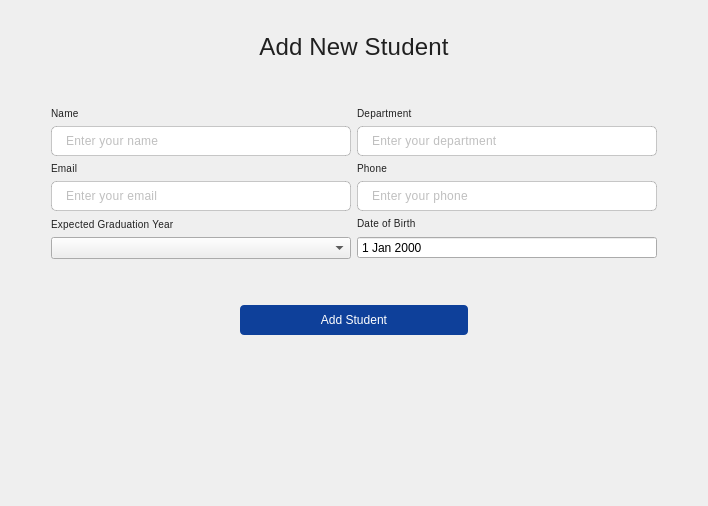
      <widget class="QWidget" name="P3_Students_Add">
       <layout class="QVBoxLayout" name="verticalLayout_26">
        <item>
         <spacer name="verticalSpacer_23">
          <property name="orientation">
           <enum>Qt::Vertical</enum>
          </property>
          <property name="sizeHint" stdset="0">
           <size>
            <width>17</width>
            <height>22</height>
           </size>
          </property>
         </spacer>
        </item>
        <item>
         <layout class="QHBoxLayout" name="horizontalLayout_20">
          <item>
           <spacer name="horizontalSpacer_16">
            <property name="orientation">
             <enum>Qt::Horizontal</enum>
            </property>
            <property name="sizeHint" stdset="0">
             <size>
              <width>40</width>
              <height>20</height>
             </size>
            </property>
           </spacer>
          </item>
          <item>
           <widget class="QLabel" name="label_30">
            <property name="sizePolicy">
             <sizepolicy hsizetype="Fixed" vsizetype="Preferred">
              <horstretch>0</horstretch>
              <verstretch>0</verstretch>
             </sizepolicy>
            </property>
            <property name="styleSheet">
             <string notr="true">font-style: normal;
font-weight: 400;
font-size: 24px;
line-height: 24px;
/* identical to box height, or 100% */

letter-spacing: 0.18px;

/* 00. On Surface / High Emphasis */

color: rgba(0, 0, 0, 0.87);</string>
            </property>
            <property name="text">
             <string>Add New Student</string>
            </property>
            <property name="alignment">
             <set>Qt::AlignCenter</set>
            </property>
           </widget>
          </item>
          <item>
           <spacer name="horizontalSpacer_17">
            <property name="orientation">
             <enum>Qt::Horizontal</enum>
            </property>
            <property name="sizeHint" stdset="0">
             <size>
              <width>40</width>
              <height>20</height>
             </size>
            </property>
           </spacer>
          </item>
         </layout>
        </item>
        <item>
         <spacer name="verticalSpacer_22">
          <property name="orientation">
           <enum>Qt::Vertical</enum>
          </property>
          <property name="sizeType">
           <enum>QSizePolicy::Fixed</enum>
          </property>
          <property name="sizeHint" stdset="0">
           <size>
            <width>20</width>
            <height>40</height>
           </size>
          </property>
         </spacer>
        </item>
        <item>
         <layout class="QHBoxLayout" name="horizontalLayout_18">
          <item>
           <spacer name="horizontalSpacer_11">
            <property name="orientation">
             <enum>Qt::Horizontal</enum>
            </property>
            <property name="sizeHint" stdset="0">
             <size>
              <width>40</width>
              <height>20</height>
             </size>
            </property>
           </spacer>
          </item>
          <item>
           <layout class="QGridLayout" name="gridLayout">
            <item row="0" column="0">
             <layout class="QVBoxLayout" name="verticalLayout_20">
              <item>
               <widget class="QLabel" name="label_31">
                <property name="styleSheet">
                 <string notr="true">/* Body 2 */

font-family: 'Roboto';
font-style: normal;
font-weight: 300;
font-size: 10px;
line-height: 20px;
/* identical to box height, or 143% */

letter-spacing: 0.25px;
text-align: center;

/* 00. On Surface / High Emphasis */

color: rgba(0, 0, 0, 0.87);</string>
                </property>
                <property name="text">
                 <string>Name</string>
                </property>
                <property name="scaledContents">
                 <bool>false</bool>
                </property>
                <property name="alignment">
                 <set>Qt::AlignLeading|Qt::AlignLeft|Qt::AlignVCenter</set>
                </property>
                <property name="wordWrap">
                 <bool>true</bool>
                </property>
               </widget>
              </item>
              <item>
               <widget class="QLineEdit" name="ln_edt_stnt_nme">
                <property name="minimumSize">
                 <size>
                  <width>300</width>
                  <height>0</height>
                 </size>
                </property>
                <property name="styleSheet">
                 <string notr="true">color: #000;
padding: 6px 12px;
border: 1px solid rgba(0, 0, 0, 0.20);
border-radius: 5px;

/* Body 2 */

font-family: 'Roboto';
font-style: normal;
font-weight: 400;
font-size: 12px;
line-height: 20px;
/* identical to box height, or 143% */

letter-spacing: 0.25px;

/* 00. On Surface / High Emphasis */

color: rgba(0, 0, 0, 0.50);</string>
                </property>
                <property name="placeholderText">
                 <string>Enter your name</string>
                </property>
               </widget>
              </item>
             </layout>
            </item>
            <item row="0" column="1">
             <layout class="QVBoxLayout" name="verticalLayout_23">
              <item>
               <widget class="QLabel" name="label_34">
                <property name="styleSheet">
                 <string notr="true">/* Body 2 */

font-family: 'Roboto';
font-style: normal;
font-weight: 300;
font-size: 10px;
line-height: 20px;
/* identical to box height, or 143% */

letter-spacing: 0.25px;
text-align: center;

/* 00. On Surface / High Emphasis */

color: rgba(0, 0, 0, 0.87);</string>
                </property>
                <property name="text">
                 <string>Department</string>
                </property>
                <property name="scaledContents">
                 <bool>false</bool>
                </property>
                <property name="alignment">
                 <set>Qt::AlignLeading|Qt::AlignLeft|Qt::AlignVCenter</set>
                </property>
                <property name="wordWrap">
                 <bool>true</bool>
                </property>
               </widget>
              </item>
              <item>
               <widget class="QLineEdit" name="ln_edt_stnt_dprtmnt">
                <property name="minimumSize">
                 <size>
                  <width>300</width>
                  <height>0</height>
                 </size>
                </property>
                <property name="styleSheet">
                 <string notr="true">color: #000;
padding: 6px 12px;
border: 1px solid rgba(0, 0, 0, 0.20);
border-radius: 5px;

/* Body 2 */

font-family: 'Roboto';
font-style: normal;
font-weight: 400;
font-size: 12px;
line-height: 20px;
/* identical to box height, or 143% */

letter-spacing: 0.25px;

/* 00. On Surface / High Emphasis */

color: rgba(0, 0, 0, 0.50);</string>
                </property>
                <property name="placeholderText">
                 <string>Enter your department</string>
                </property>
               </widget>
              </item>
             </layout>
            </item>
            <item row="1" column="0">
             <layout class="QVBoxLayout" name="verticalLayout_21">
              <item>
               <widget class="QLabel" name="label_32">
                <property name="styleSheet">
                 <string notr="true">/* Body 2 */

font-family: 'Roboto';
font-style: normal;
font-weight: 300;
font-size: 10px;
line-height: 20px;
/* identical to box height, or 143% */

letter-spacing: 0.25px;
text-align: center;

/* 00. On Surface / High Emphasis */

color: rgba(0, 0, 0, 0.87);</string>
                </property>
                <property name="text">
                 <string>Email</string>
                </property>
                <property name="scaledContents">
                 <bool>false</bool>
                </property>
                <property name="alignment">
                 <set>Qt::AlignLeading|Qt::AlignLeft|Qt::AlignVCenter</set>
                </property>
                <property name="wordWrap">
                 <bool>true</bool>
                </property>
               </widget>
              </item>
              <item>
               <widget class="QLineEdit" name="ln_edt_stnt_mail">
                <property name="minimumSize">
                 <size>
                  <width>300</width>
                  <height>0</height>
                 </size>
                </property>
                <property name="styleSheet">
                 <string notr="true">color: #000;
padding: 6px 12px;
border: 1px solid rgba(0, 0, 0, 0.20);
border-radius: 5px;

/* Body 2 */

font-family: 'Roboto';
font-style: normal;
font-weight: 400;
font-size: 12px;
line-height: 20px;
/* identical to box height, or 143% */

letter-spacing: 0.25px;

/* 00. On Surface / High Emphasis */

color: rgba(0, 0, 0, 0.50);</string>
                </property>
                <property name="placeholderText">
                 <string>Enter your email</string>
                </property>
               </widget>
              </item>
             </layout>
            </item>
            <item row="1" column="1">
             <layout class="QVBoxLayout" name="verticalLayout_24">
              <item>
               <widget class="QLabel" name="label_33">
                <property name="styleSheet">
                 <string notr="true">/* Body 2 */

font-family: 'Roboto';
font-style: normal;
font-weight: 300;
font-size: 10px;
line-height: 20px;
/* identical to box height, or 143% */

letter-spacing: 0.25px;
text-align: center;

/* 00. On Surface / High Emphasis */

color: rgba(0, 0, 0, 0.87);</string>
                </property>
                <property name="text">
                 <string>Phone</string>
                </property>
                <property name="scaledContents">
                 <bool>false</bool>
                </property>
                <property name="alignment">
                 <set>Qt::AlignLeading|Qt::AlignLeft|Qt::AlignVCenter</set>
                </property>
                <property name="wordWrap">
                 <bool>true</bool>
                </property>
               </widget>
              </item>
              <item>
               <widget class="QLineEdit" name="ln_edt_stnt_phn">
                <property name="minimumSize">
                 <size>
                  <width>300</width>
                  <height>0</height>
                 </size>
                </property>
                <property name="styleSheet">
                 <string notr="true">color: #000;
padding: 6px 12px;
border: 1px solid rgba(0, 0, 0, 0.20);
border-radius: 5px;

/* Body 2 */

font-family: 'Roboto';
font-style: normal;
font-weight: 400;
font-size: 12px;
line-height: 20px;
/* identical to box height, or 143% */

letter-spacing: 0.25px;

/* 00. On Surface / High Emphasis */

color: rgba(0, 0, 0, 0.50);</string>
                </property>
                <property name="placeholderText">
                 <string>Enter your phone </string>
                </property>
               </widget>
              </item>
             </layout>
            </item>
            <item row="2" column="0">
             <layout class="QVBoxLayout" name="verticalLayout_22">
              <item>
               <widget class="QLabel" name="label_35">
                <property name="styleSheet">
                 <string notr="true">/* Body 2 */

font-family: 'Roboto';
font-style: normal;
font-weight: 300;
font-size: 10px;
line-height: 20px;
/* identical to box height, or 143% */

letter-spacing: 0.25px;
text-align: center;

/* 00. On Surface / High Emphasis */

color: rgba(0, 0, 0, 0.87);</string>
                </property>
                <property name="text">
                 <string>Expected Graduation Year</string>
                </property>
                <property name="scaledContents">
                 <bool>false</bool>
                </property>
                <property name="alignment">
                 <set>Qt::AlignLeading|Qt::AlignLeft|Qt::AlignVCenter</set>
                </property>
                <property name="wordWrap">
                 <bool>true</bool>
                </property>
               </widget>
              </item>
              <item>
               <widget class="QComboBox" name="cmb_grd_yr">
                <property name="minimumSize">
                 <size>
                  <width>300</width>
                  <height>0</height>
                 </size>
                </property>
                <property name="styleSheet">
                 <string notr="true"/>
                </property>
                <property name="placeholderText">
                 <string>Pick Year</string>
                </property>
                <item>
                 <property name="text">
                  <string>2023</string>
                 </property>
                </item>
                <item>
                 <property name="text">
                  <string>2024</string>
                 </property>
                </item>
                <item>
                 <property name="text">
                  <string>2025</string>
                 </property>
                </item>
                <item>
                 <property name="text">
                  <string>2026</string>
                 </property>
                </item>
               </widget>
              </item>
             </layout>
            </item>
            <item row="2" column="1">
             <layout class="QVBoxLayout" name="verticalLayout_25">
              <item>
               <widget class="QLabel" name="label_36">
                <property name="styleSheet">
                 <string notr="true">/* Body 2 */

font-family: 'Roboto';
font-style: normal;
font-weight: 300;
font-size: 10px;
line-height: 20px;
/* identical to box height, or 143% */

letter-spacing: 0.25px;
text-align: center;

/* 00. On Surface / High Emphasis */

color: rgba(0, 0, 0, 0.87);</string>
                </property>
                <property name="text">
                 <string>Date of Birth</string>
                </property>
                <property name="scaledContents">
                 <bool>false</bool>
                </property>
                <property name="alignment">
                 <set>Qt::AlignLeading|Qt::AlignLeft|Qt::AlignVCenter</set>
                </property>
                <property name="wordWrap">
                 <bool>true</bool>
                </property>
               </widget>
              </item>
              <item>
               <widget class="QDateEdit" name="dateEdit">
                <property name="minimumSize">
                 <size>
                  <width>300</width>
                  <height>0</height>
                 </size>
                </property>
                <property name="frame">
                 <bool>true</bool>
                </property>
                <property name="buttonSymbols">
                 <enum>QAbstractSpinBox::NoButtons</enum>
                </property>
               </widget>
              </item>
             </layout>
            </item>
           </layout>
          </item>
          <item>
           <spacer name="horizontalSpacer_13">
            <property name="orientation">
             <enum>Qt::Horizontal</enum>
            </property>
            <property name="sizeHint" stdset="0">
             <size>
              <width>40</width>
              <height>20</height>
             </size>
            </property>
           </spacer>
          </item>
         </layout>
        </item>
        <item>
         <spacer name="verticalSpacer_21">
          <property name="orientation">
           <enum>Qt::Vertical</enum>
          </property>
          <property name="sizeType">
           <enum>QSizePolicy::Fixed</enum>
          </property>
          <property name="sizeHint" stdset="0">
           <size>
            <width>20</width>
            <height>40</height>
           </size>
          </property>
         </spacer>
        </item>
        <item>
         <layout class="QHBoxLayout" name="horizontalLayout_19">
          <item>
           <spacer name="horizontalSpacer_14">
            <property name="orientation">
             <enum>Qt::Horizontal</enum>
            </property>
            <property name="sizeHint" stdset="0">
             <size>
              <width>40</width>
              <height>20</height>
             </size>
            </property>
           </spacer>
          </item>
          <item>
           <widget class="QPushButton" name="btn_add_student_form">
            <property name="sizePolicy">
             <sizepolicy hsizetype="MinimumExpanding" vsizetype="Fixed">
              <horstretch>0</horstretch>
              <verstretch>0</verstretch>
             </sizepolicy>
            </property>
            <property name="minimumSize">
             <size>
              <width>90</width>
              <height>30</height>
             </size>
            </property>
            <property name="styleSheet">
             <string notr="true">color: #fff;
background: #0E409A;
border-radius: 4px;
min-width: 90px;</string>
            </property>
            <property name="text">
             <string>Add Student</string>
            </property>
           </widget>
          </item>
          <item>
           <spacer name="horizontalSpacer_15">
            <property name="orientation">
             <enum>Qt::Horizontal</enum>
            </property>
            <property name="sizeHint" stdset="0">
             <size>
              <width>40</width>
              <height>20</height>
             </size>
            </property>
           </spacer>
          </item>
         </layout>
        </item>
        <item>
         <spacer name="verticalSpacer_20">
          <property name="orientation">
           <enum>Qt::Vertical</enum>
          </property>
          <property name="sizeHint" stdset="0">
           <size>
            <width>20</width>
            <height>160</height>
           </size>
          </property>
         </spacer>
        </item>
       </layout>
      </widget>
